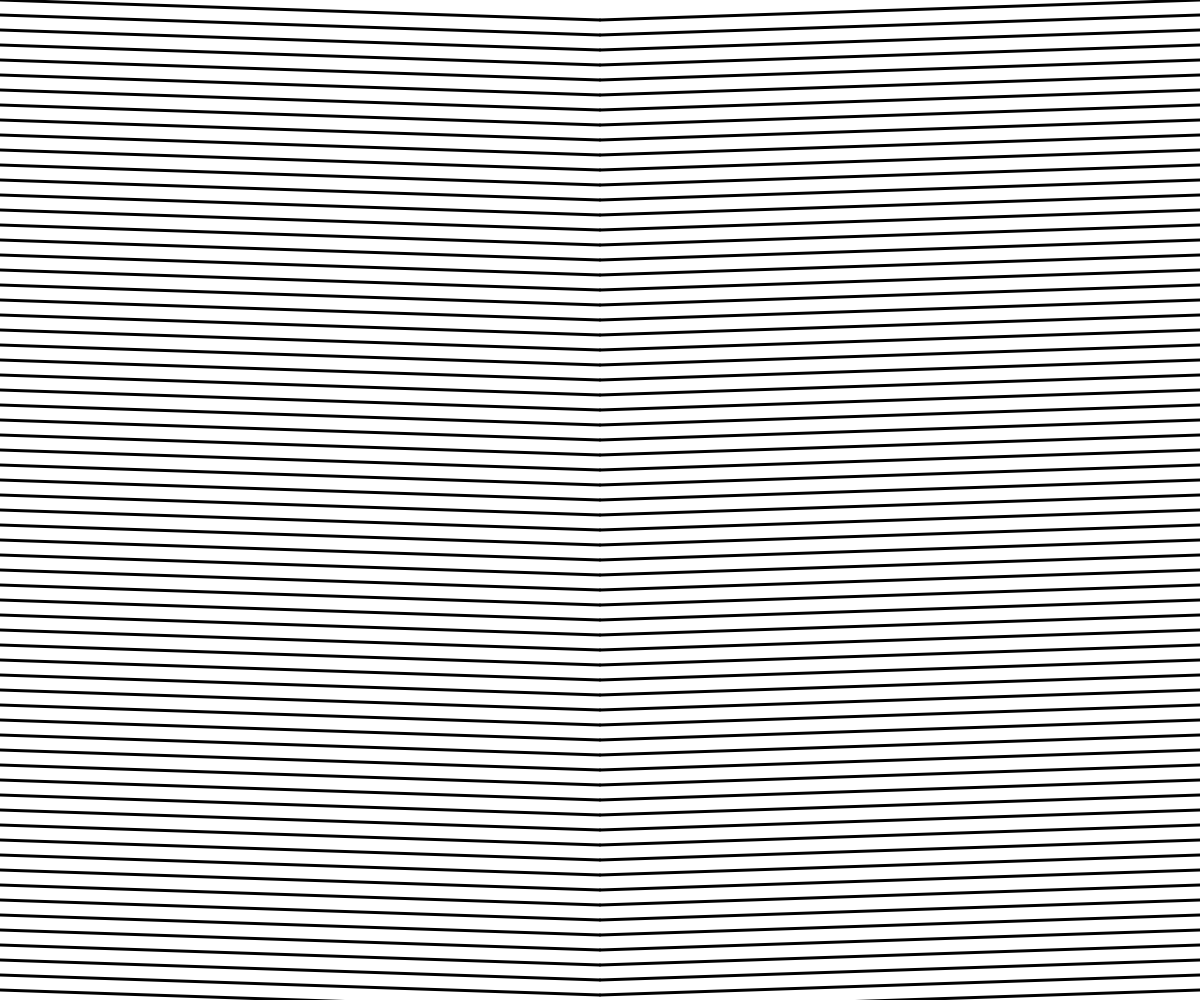
Frame 1 (no input)
Frame 60 (no input): identical to frame 1, image omitted
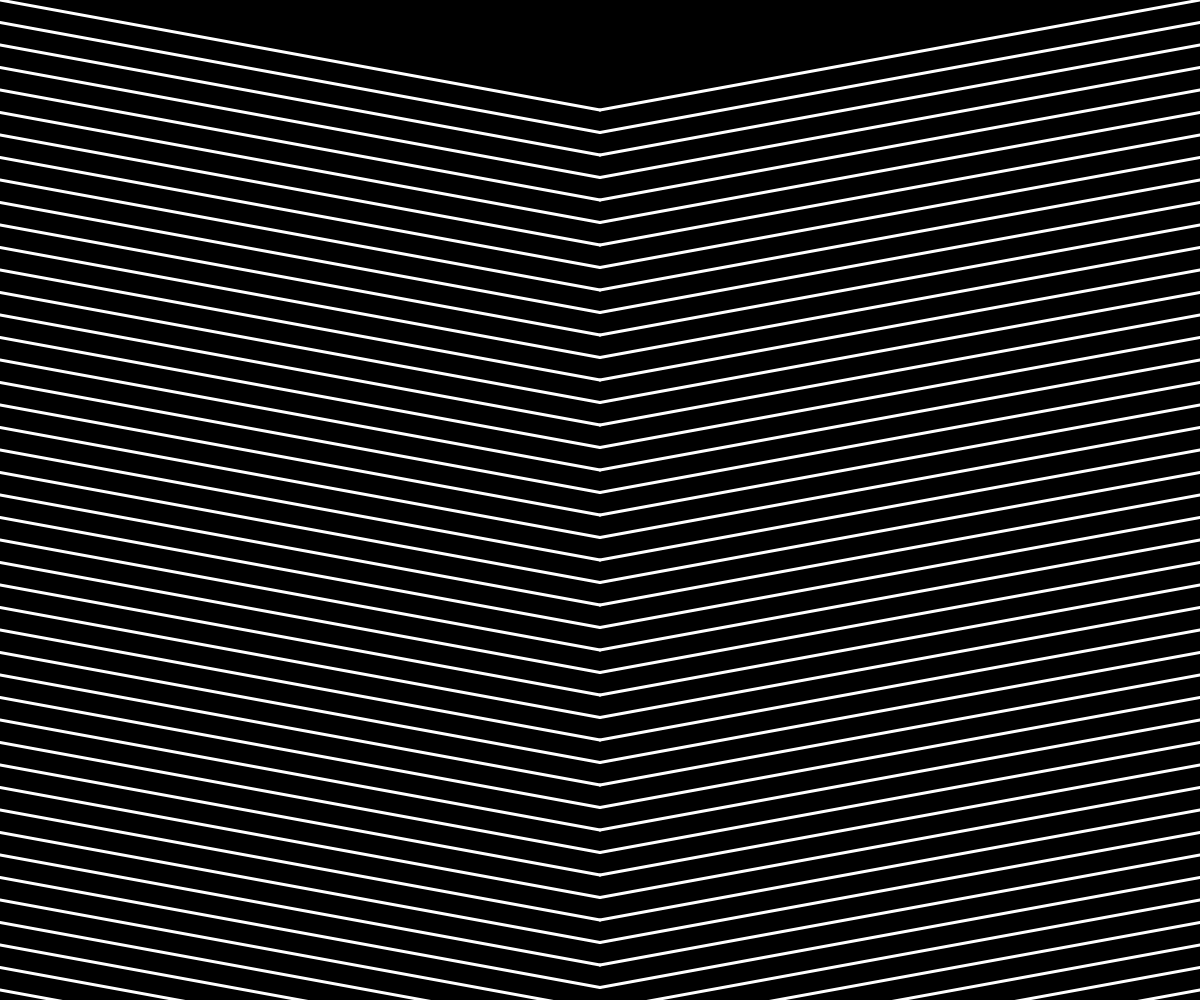
Frame 120 (the mouse pressed at the canvas centre since frame 60)

The p5.js sketch that drew these frames (run headless with seeded random() and noise() and a simulated clock; from frame 60 on, the mouse is pressed at the canvas centre):

// p5.js sketch
// ── sketch.js
/*
Homework 8
For Loop sketch
Ryan Miskiv
Creative Coding 1
*/

//global variables
var spacing = 15;

function setup(){
  createCanvas(windowWidth,windowHeight);

}

function draw(){
  strokeWeight(3);
  let density = map(mouseY,0,height, 20,200);
  spacing = map(mouseX,0,width,15,30);
  //default color set
  if(mouseIsPressed == false){
    stroke('black');
    background('white');
    }
    else{
      stroke('white');
      background('black');
    }

    //lines
    for(let i = 0;i<=height; i+= spacing){
      line(0,i,width/2,i + density);
      line(width,i,width/2, i + density);
    }

}
